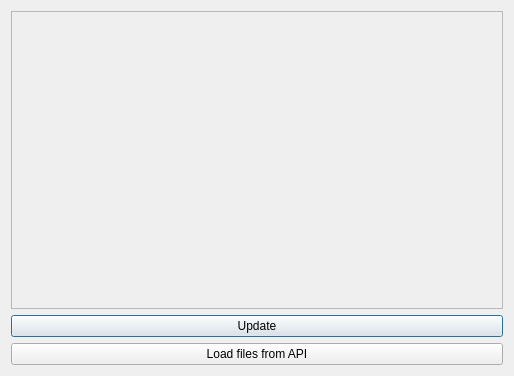
<?xml version="1.0" encoding="UTF-8"?>
<ui version="4.0">
 <class>SelecterParsingFilesDialog</class>
 <widget class="QDialog" name="SelecterParsingFilesDialog">
  <property name="geometry">
   <rect>
    <x>0</x>
    <y>0</y>
    <width>514</width>
    <height>376</height>
   </rect>
  </property>
  <property name="windowTitle">
   <string>Dialog</string>
  </property>
  <layout class="QVBoxLayout" name="verticalLayout">
   <item>
    <widget class="QScrollArea" name="scrollArea">
     <property name="widgetResizable">
      <bool>true</bool>
     </property>
     <widget class="QWidget" name="scrollAreaWidgetContents">
      <property name="geometry">
       <rect>
        <x>0</x>
        <y>0</y>
        <width>494</width>
        <height>288</height>
       </rect>
      </property>
      <layout class="QVBoxLayout" name="verticalLayout_2">
       <item>
        <widget class="QWidget" name="filesToLoad" native="true"/>
       </item>
      </layout>
     </widget>
    </widget>
   </item>
   <item>
    <widget class="QPushButton" name="pushButton">
     <property name="text">
      <string>Update</string>
     </property>
    </widget>
   </item>
   <item>
    <widget class="QPushButton" name="loadPushButton">
     <property name="text">
      <string>Load files from API</string>
     </property>
    </widget>
   </item>
  </layout>
 </widget>
 <resources/>
 <connections/>
</ui>
